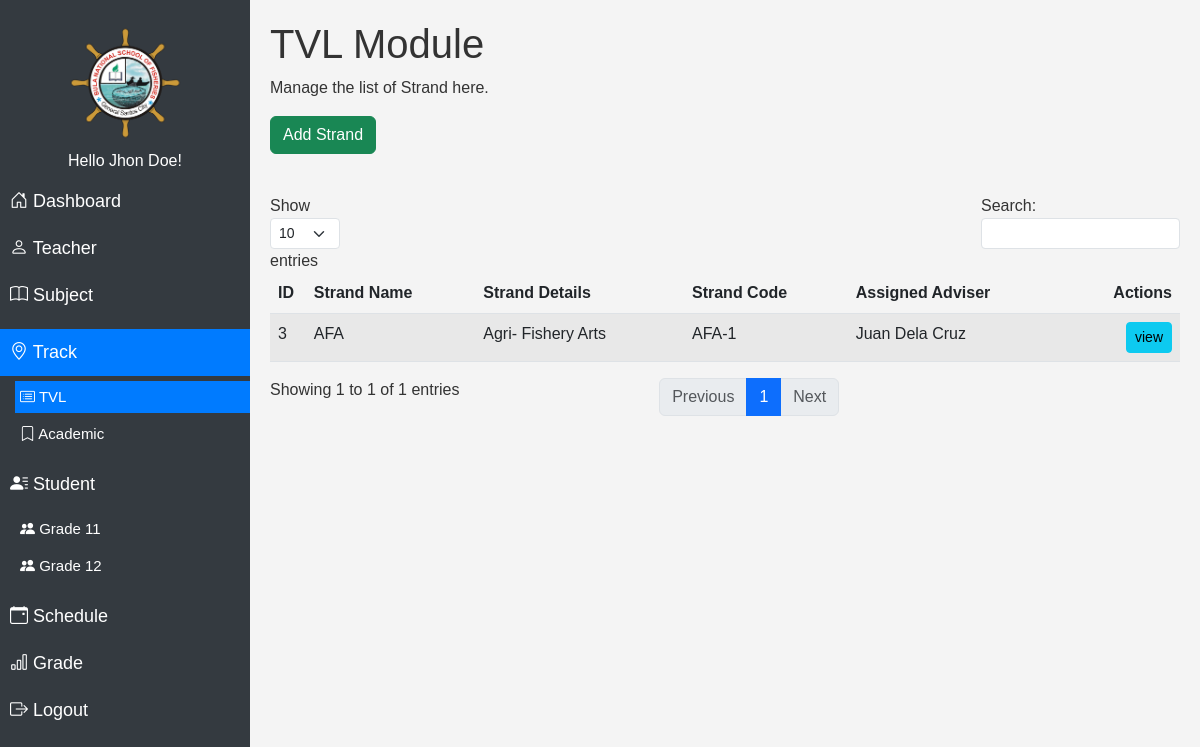
The app's page /modules/strand?track=TVL (signed in) with its own data.
### tables this page shows
CREATE TABLE `user` (
  `id` int(11) NOT NULL,
  `name` varchar(100) NOT NULL,
  `username` varchar(255) NOT NULL,
  `password` varchar(255) NOT NULL,
  `role` varchar(100) NOT NULL
);

CREATE TABLE `strand` (
  `id` int(11) NOT NULL,
  `track` varchar(100) NOT NULL,
  `code` varchar(100) NOT NULL,
  `name` varchar(100) NOT NULL,
  `details` varchar(100) NOT NULL,
  `teacher_id` varchar(100) NOT NULL,
  `del_status` varchar(100) NOT NULL
);

### modules/strand/index.php (the view, shortened to what this page needs)
<?php
$track = $_GET['track'];
?>
<!DOCTYPE html>
<html lang="en">
<head>
  <link rel="stylesheet" href="../../assets/css/navbar.css">
  <link rel="stylesheet" href="../../assets/css/bootstrap5.3.0/bootstrap.min.css">
   <link rel="stylesheet" href="../../assets/css/styles.css">
</head>
<body>
<?php
$page = "Strand/$track";
include "../../db_conn.php";
 ?>
  <?php include "../../navbar.php";?>
<div class="content" id="content">
<div id="teacherSection">
  <h1><?php echo $track; ?> Module</h1>
  <p>Manage the list of Strand here.</p>
<a href="add.php?track=<?php echo $track;?>" class="btn btn-success mb-3">Add Strand</a>
  <?php
include "../../db_conn.php";
$squery = mysqli_query($conn, "
         SELECT s.*, CONCAT(t.first_name, ' ', t.last_name) AS teacher_name
         FROM strand s
         LEFT JOIN teacher t ON s.teacher_id = t.id
         WHERE s.del_status != 'deleted' AND s.track='$track'
         ORDER BY s.id DESC;
     ");
?>
<table id="teacherTable" class="table table-striped table-hover">
  <thead>
    <tr>
      <th>ID</th>
      <th>Strand Name</th>
      <th>Strand Details</th>
      <th>Strand Code</th>
      <th>Assigned Adviser</th>
      <th class="text-end">Actions</th>
    </tr>
  </thead>
  <tbody>
    <?php
    while($row = mysqli_fetch_assoc($squery)) {
        $id = $row['id'];
    ?>
    <tr>
      <td><?php echo $id; ?></td>
      <td><?php echo $row['name']; ?></td>
      <td><?php echo $row['details']; ?></td>
      <td><?php echo $row['code']; ?></td>
      <td><?php echo $row['teacher_name']; ?></td>
      <td class="text-end">
        <a href="view.php?id=<?php echo $id; ?>&track=<?php echo $track;?>" class="btn btn-info btn-sm">view</a>
      </td>
    </tr>
    <?php } ?>
  </tbody>
</table>
</div>
</body>
</html>

### navbar.php (shortened to what this page needs)
<?php
include "../../db_conn.php";
$nav_id = $_SESSION['id'];
$nav_query = mysqli_query($conn, "SELECT * FROM user where id = '$nav_id'");
$nav_row = mysqli_fetch_array($nav_query);
?>
<link href="https://cdn.jsdelivr.net/npm/bootstrap-icons@1.11.3/font/bootstrap-icons.min.css" rel="stylesheet">
<div class="sidebar" id="sidebar">
<div>
    <img src="../../assets/img/logo.png" alt="Logo" class="logo">
</div>
<h6 class="text-center">Hello <?php echo $nav_row['name']; ?>! </h6>
<a href="../dashboard" class="<?php if ($page == 'Dashboard') {echo 'active';} ?>"><i class="bi bi-house-door"></i> Dashboard</a>
<a href="../teacher" class="<?php if ($page == 'Teacher') {echo 'active';} ?>"><i class="bi bi-person"></i> Teacher</a>
<a href="../subject" class="<?php if ($page == 'Subject') {echo 'active';} ?>"><i class="bi bi-book"></i> Subject</a>
<div class="submenu">
    <a href="#" class="<?php if ($page == 'Strand/TVL' || $page == 'Strand/Academic') {echo 'active';} ?>"><i class="bi bi-geo-alt"></i> Track</a>
    <ul>
        <li><a href="../strand?track=TVL" class="<?php if ($page == 'Strand/TVL') {echo 'active';} ?>"><i class="bi bi-card-list"></i> TVL</a></li>
        <li><a href="../strand?track=Academic" class="<?php if ($page == 'Strand/Academic') {echo 'active';} ?>"><i class="bi bi-bookmark"></i> Academic</a></li>
    </ul>
</div>
<div class="submenu">
    <a href="#" class="<?php if ($page == 'Student/11' || $page == 'Student/12') {echo 'active';} ?>"><i class="bi bi-person-lines-fill"></i> Student</a>
    <ul>
        <li><a href="../Student?grade=11" class="<?php if ($page == 'Student/11') {echo 'active';} ?>"><i class="bi bi-people-fill"></i> Grade 11</a></li>
        <li><a href="../Student?grade=12" class="<?php if ($page == 'Student/12') {echo 'active';} ?>"><i class="bi bi-people-fill"></i> Grade 12</a></li>
    </ul>
</div>
<a href="../schedule" class="<?php if ($page == 'Schedule') {echo 'active';} ?>"><i class="bi bi-calendar-event"></i> Schedule</a>
<a href="../grades" class="<?php if ($page == 'Grades') {echo 'active';} ?>"><i class="bi bi-bar-chart"></i> Grade</a>
<a href="../../logout.php"><i class="bi bi-box-arrow-right"></i> Logout</a>
</div>

### assets/css/navbar.css (style rules this page uses)
.sidebar { height: 100vh; position: fixed; top: 0; left: 0; width: 250px; background-color: #343a40; color: white; padding-top: 20px; transition: width 0.3s; }
.sidebar a { color: white; padding: 10px; text-decoration: none; display: block; font-size: 18px; }
.sidebar a.active { background-color: #007bff; color: white; }
.content { margin-left: 250px; padding: 20px; }
.logo { max-width: 150px; max-height: 150px; border-radius: 50%; margin-top: 5px; margin-bottom: 10px; margin-left: 65px; width: 120px; }
.submenu { margin: 10px 0; }
.submenu ul { list-style-type: none; padding: 0; margin: 0 0 0 15px; }
.submenu ul li { margin: 5px 0; }
.submenu ul li a { text-decoration: none; display: block; padding: 5px; color: white; font-size: 15px; }

### assets/css/styles.css (style rules this page uses)
body { font-family: Arial, sans-serif; background-color: #f4f4f4; color: #333; }

### records on screen
user: name "Jhon Doe"
strand: id "3", name "AFA", details "Agri- Fishery Arts", code "AFA-1", teacher_name "Juan Dela Cruz"

### other values on screen
$track "TVL"
